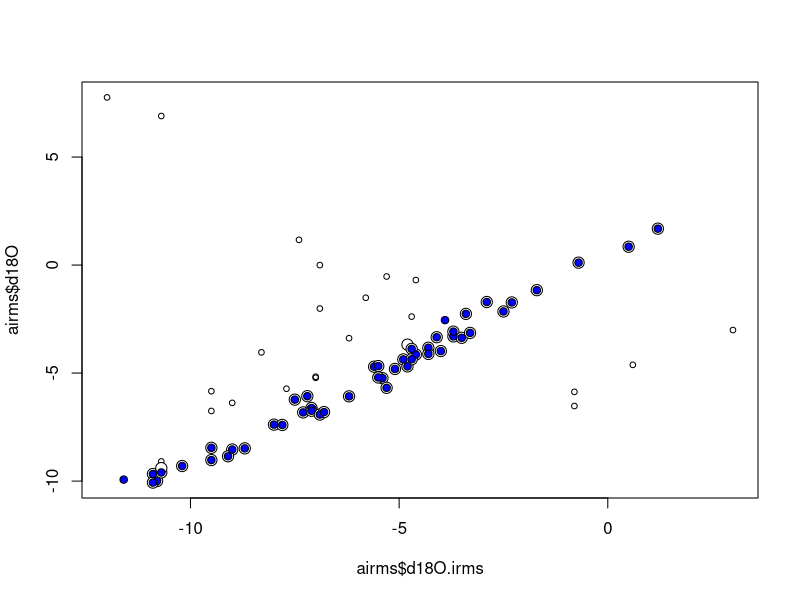

This figure's R source: (Note: this script raises an error after producing the figure.)
library(MASS)

# Prep ----
## Read data
pirms = read.csv("out/pirms.csv")
sirms = read.csv("out/sirms.csv")

## Combine plant and soil for model fitting
pirms = pirms[, names(pirms) != "Species"]
names(sirms) = names(pirms)
airms = rbind(pirms, sirms)

# Optimize model ----
## Tolerance for 'good' samples
airms$Good = airms$d18O - airms$d18O.irms < 1.3 & airms$d18O - airms$d18O.irms > -1.3

## LDA cross validation
ld.cv = lda(Good ~ BaseShift + SlopeShift + Residuals + BaseCurve + CH4, 
            data = airms, CV = TRUE, prior = c(0.6, 0.4))
ld.cv$class = as.logical(ld.cv$class)

## Review classifications
plot(airms$d18O.irms, airms$d18O, pch = 1, cex = 0.75)
points(airms$d18O.irms[airms$Good], airms$d18O[airms$Good], pch = 21, bg = "white", 
       cex = 1.5)
points(airms$d18O.irms[ld.cv$class], airms$d18O[ld.cv$class], 
       pch = 21, bg = "blue")

## Compare accuracy for two instruments
right = ld.cv$class == airms$Good
sum(right) / length(right)
sum(right[airms$Instrument == "HIDS2046"]) / 
  length(right[airms$Instrument == "HIDS2046"])
sum(right[airms$Instrument == "HIDS2052"]) / 
  length(right[airms$Instrument == "HIDS2052"])

# Test model ----
test = function(ntest, niter){
  s.raw = s.scr = numeric()
  right = numeric()
  for(i in 1:niter){
    ind = sample(1:nrow(airms), ntest)
    tr = airms[-ind,]
    ts = airms[ind,]
    ld = lda(Good ~ BaseShift + SlopeShift + Residuals + BaseCurve + CH4,
             data = tr, prior = c(0.6, 0.4))
    g = as.logical(predict(ld, ts)$class)
    
    s.raw = c(s.raw, sd(ts$d18O - ts$d18O.irms))
    s.scr = c(s.scr, sd(ts$d18O[g] - ts$d18O.irms[g])) 
    right = c(right, sum(g == ts$Good) / ntest)
  }
  return(list(s.raw = s.raw, s.scr = s.scr, right = right))
}

t10 = test(7, 1000)
t20 = test(15, 1000)

lapply(t10, mean, na.rm = TRUE)
lapply(t20, mean, na.rm = TRUE)

# Full model ----
## Fit model
ld = lda(Good ~ BaseShift + SlopeShift + Residuals + BaseCurve + CH4, 
         data = airms, prior = c(0.6, 0.4))
ld

## Apply screening
pirms$Good = as.logical(predict(ld, pirms)$class)
sirms$Good = as.logical(predict(ld, sirms)$class)

## Fraction of data affected
1 - sum(pirms$Good) / nrow(pirms)
1 - sum(sirms$Good) / nrow(sirms)

## By instrument
1 - sum(pirms$Good[pirms$Instrument == "HIDS2046"]) / 
  nrow(pirms[pirms$Instrument == "HIDS2046",])
1 - sum(pirms$Good[pirms$Instrument == "HIDS2052"]) / 
  nrow(pirms[pirms$Instrument == "HIDS2052",])

## Save
write.csv(pirms, "out/pirms.csv", row.names = FALSE)
write.csv(sirms, "out/sirms.csv", row.names = FALSE)
write.csv(airms, "out/airms.csv", row.names = FALSE)
save(ld, airms, file = "out/ld.rda")
